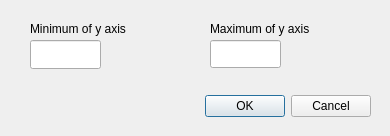
<?xml version="1.0" encoding="UTF-8"?>
<ui version="4.0">
 <class>Dialog</class>
 <widget class="QDialog" name="Dialog">
  <property name="geometry">
   <rect>
    <x>0</x>
    <y>0</y>
    <width>390</width>
    <height>136</height>
   </rect>
  </property>
  <property name="sizePolicy">
   <sizepolicy hsizetype="Fixed" vsizetype="Fixed">
    <horstretch>0</horstretch>
    <verstretch>0</verstretch>
   </sizepolicy>
  </property>
  <property name="minimumSize">
   <size>
    <width>390</width>
    <height>136</height>
   </size>
  </property>
  <property name="maximumSize">
   <size>
    <width>390</width>
    <height>136</height>
   </size>
  </property>
  <property name="windowTitle">
   <string>Options</string>
  </property>
  <widget class="QDialogButtonBox" name="buttonBox">
   <property name="geometry">
    <rect>
     <x>30</x>
     <y>90</y>
     <width>341</width>
     <height>32</height>
    </rect>
   </property>
   <property name="orientation">
    <enum>Qt::Horizontal</enum>
   </property>
   <property name="standardButtons">
    <set>QDialogButtonBox::Cancel|QDialogButtonBox::Ok</set>
   </property>
  </widget>
  <widget class="QLineEdit" name="lineEdit">
   <property name="geometry">
    <rect>
     <x>30</x>
     <y>40</y>
     <width>71</width>
     <height>29</height>
    </rect>
   </property>
   <property name="text">
    <string/>
   </property>
  </widget>
  <widget class="QLabel" name="label">
   <property name="geometry">
    <rect>
     <x>30</x>
     <y>20</y>
     <width>171</width>
     <height>17</height>
    </rect>
   </property>
   <property name="text">
    <string>Minimum of y axis</string>
   </property>
  </widget>
  <widget class="QLabel" name="label_2">
   <property name="geometry">
    <rect>
     <x>210</x>
     <y>20</y>
     <width>161</width>
     <height>17</height>
    </rect>
   </property>
   <property name="text">
    <string>Maximum of y axis</string>
   </property>
  </widget>
  <widget class="QLineEdit" name="lineEdit_2">
   <property name="geometry">
    <rect>
     <x>210</x>
     <y>40</y>
     <width>71</width>
     <height>28</height>
    </rect>
   </property>
   <property name="text">
    <string/>
   </property>
  </widget>
 </widget>
 <tabstops>
  <tabstop>lineEdit</tabstop>
 </tabstops>
 <resources/>
 <connections>
  <connection>
   <sender>buttonBox</sender>
   <signal>accepted()</signal>
   <receiver>Dialog</receiver>
   <slot>accept()</slot>
   <hints>
    <hint type="sourcelabel">
     <x>248</x>
     <y>254</y>
    </hint>
    <hint type="destinationlabel">
     <x>157</x>
     <y>274</y>
    </hint>
   </hints>
  </connection>
  <connection>
   <sender>buttonBox</sender>
   <signal>rejected()</signal>
   <receiver>Dialog</receiver>
   <slot>reject()</slot>
   <hints>
    <hint type="sourcelabel">
     <x>316</x>
     <y>260</y>
    </hint>
    <hint type="destinationlabel">
     <x>286</x>
     <y>274</y>
    </hint>
   </hints>
  </connection>
 </connections>
</ui>
